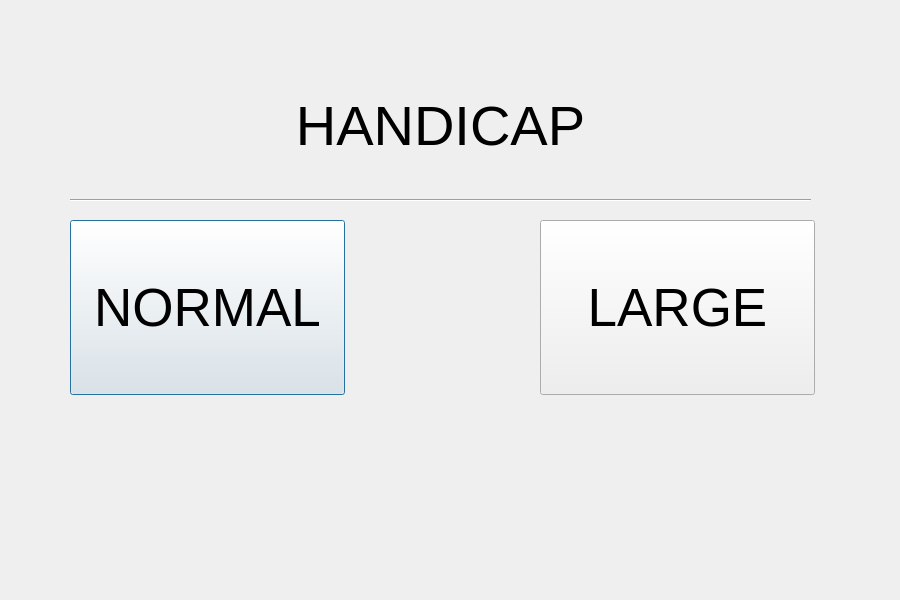
<?xml version="1.0" encoding="UTF-8"?>
<ui version="4.0">
 <class>handicapWindow</class>
 <widget class="QDialog" name="handicapWindow">
  <property name="geometry">
   <rect>
    <x>0</x>
    <y>0</y>
    <width>900</width>
    <height>600</height>
   </rect>
  </property>
  <property name="windowTitle">
   <string>Dialog</string>
  </property>
  <widget class="QLabel" name="titleLabel">
   <property name="geometry">
    <rect>
     <x>270</x>
     <y>50</y>
     <width>341</width>
     <height>151</height>
    </rect>
   </property>
   <property name="font">
    <font>
     <pointsize>42</pointsize>
    </font>
   </property>
   <property name="text">
    <string>HANDICAP</string>
   </property>
   <property name="alignment">
    <set>Qt::AlignCenter</set>
   </property>
  </widget>
  <widget class="QPushButton" name="normalButton">
   <property name="geometry">
    <rect>
     <x>70</x>
     <y>220</y>
     <width>275</width>
     <height>175</height>
    </rect>
   </property>
   <property name="font">
    <font>
     <pointsize>40</pointsize>
    </font>
   </property>
   <property name="text">
    <string>NORMAL</string>
   </property>
  </widget>
  <widget class="QPushButton" name="largeButton">
   <property name="geometry">
    <rect>
     <x>540</x>
     <y>220</y>
     <width>275</width>
     <height>175</height>
    </rect>
   </property>
   <property name="font">
    <font>
     <pointsize>40</pointsize>
    </font>
   </property>
   <property name="text">
    <string>LARGE</string>
   </property>
  </widget>
  <widget class="Line" name="line">
   <property name="geometry">
    <rect>
     <x>70</x>
     <y>190</y>
     <width>741</width>
     <height>20</height>
    </rect>
   </property>
   <property name="orientation">
    <enum>Qt::Horizontal</enum>
   </property>
  </widget>
 </widget>
 <resources/>
 <connections/>
</ui>
